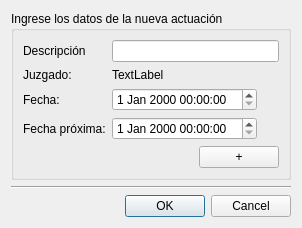
<?xml version="1.0" encoding="UTF-8"?>
<ui version="4.0">
 <class>NuevaActuacion</class>
 <widget class="QDialog" name="NuevaActuacion">
  <property name="geometry">
   <rect>
    <x>0</x>
    <y>0</y>
    <width>302</width>
    <height>205</height>
   </rect>
  </property>
  <property name="sizePolicy">
   <sizepolicy hsizetype="Preferred" vsizetype="Preferred">
    <horstretch>0</horstretch>
    <verstretch>0</verstretch>
   </sizepolicy>
  </property>
  <property name="windowTitle">
   <string>Nueva actuación</string>
  </property>
  <layout class="QHBoxLayout" name="horizontalLayout_3">
   <item>
    <layout class="QVBoxLayout" name="verticalLayout">
     <item>
      <widget class="QGroupBox" name="groupBox">
       <property name="title">
        <string>Ingrese los datos de la nueva actuación</string>
       </property>
       <layout class="QGridLayout" name="gridLayout_2">
        <item row="0" column="0">
         <layout class="QFormLayout" name="formLayout">
          <property name="fieldGrowthPolicy">
           <enum>QFormLayout::ExpandingFieldsGrow</enum>
          </property>
          <item row="0" column="0">
           <widget class="QLabel" name="lblDescripcion">
            <property name="text">
             <string>Descripción</string>
            </property>
            <property name="buddy">
             <cstring>txtDescripcion</cstring>
            </property>
           </widget>
          </item>
          <item row="0" column="1">
           <widget class="QLineEdit" name="txtDescripcion"/>
          </item>
          <item row="1" column="0">
           <widget class="QLabel" name="lblJuzgado_2">
            <property name="text">
             <string>Juzgado:</string>
            </property>
           </widget>
          </item>
          <item row="1" column="1">
           <widget class="QLabel" name="lblJuzgado">
            <property name="cursor">
             <cursorShape>PointingHandCursor</cursorShape>
            </property>
            <property name="focusPolicy">
             <enum>Qt::StrongFocus</enum>
            </property>
            <property name="contextMenuPolicy">
             <enum>Qt::ActionsContextMenu</enum>
            </property>
            <property name="text">
             <string>TextLabel</string>
            </property>
           </widget>
          </item>
          <item row="2" column="0">
           <widget class="QLabel" name="lblFecha">
            <property name="text">
             <string>Fecha:</string>
            </property>
            <property name="buddy">
             <cstring>dteFecha</cstring>
            </property>
           </widget>
          </item>
          <item row="2" column="1">
           <widget class="QDateTimeEdit" name="dteFecha"/>
          </item>
          <item row="3" column="0">
           <widget class="QLabel" name="lblFechaProxima">
            <property name="text">
             <string>Fecha próxima:</string>
            </property>
            <property name="buddy">
             <cstring>dteFechaProxima</cstring>
            </property>
           </widget>
          </item>
          <item row="3" column="1">
           <widget class="QDateTimeEdit" name="dteFechaProxima"/>
          </item>
         </layout>
        </item>
        <item row="1" column="0">
         <widget class="QPushButton" name="btnAdd">
          <property name="sizePolicy">
           <sizepolicy hsizetype="Fixed" vsizetype="Fixed">
            <horstretch>0</horstretch>
            <verstretch>0</verstretch>
           </sizepolicy>
          </property>
          <property name="layoutDirection">
           <enum>Qt::RightToLeft</enum>
          </property>
          <property name="text">
           <string>+</string>
          </property>
         </widget>
        </item>
       </layout>
      </widget>
     </item>
     <item>
      <widget class="Line" name="line">
       <property name="orientation">
        <enum>Qt::Horizontal</enum>
       </property>
      </widget>
     </item>
     <item>
      <widget class="QDialogButtonBox" name="buttonBox">
       <property name="orientation">
        <enum>Qt::Horizontal</enum>
       </property>
       <property name="standardButtons">
        <set>QDialogButtonBox::Cancel|QDialogButtonBox::Ok</set>
       </property>
      </widget>
     </item>
    </layout>
   </item>
  </layout>
 </widget>
 <resources/>
 <connections>
  <connection>
   <sender>buttonBox</sender>
   <signal>accepted()</signal>
   <receiver>NuevaActuacion</receiver>
   <slot>accept()</slot>
   <hints>
    <hint type="sourcelabel">
     <x>224</x>
     <y>161</y>
    </hint>
    <hint type="destinationlabel">
     <x>157</x>
     <y>177</y>
    </hint>
   </hints>
  </connection>
  <connection>
   <sender>buttonBox</sender>
   <signal>rejected()</signal>
   <receiver>NuevaActuacion</receiver>
   <slot>reject()</slot>
   <hints>
    <hint type="sourcelabel">
     <x>292</x>
     <y>167</y>
    </hint>
    <hint type="destinationlabel">
     <x>286</x>
     <y>177</y>
    </hint>
   </hints>
  </connection>
 </connections>
</ui>
